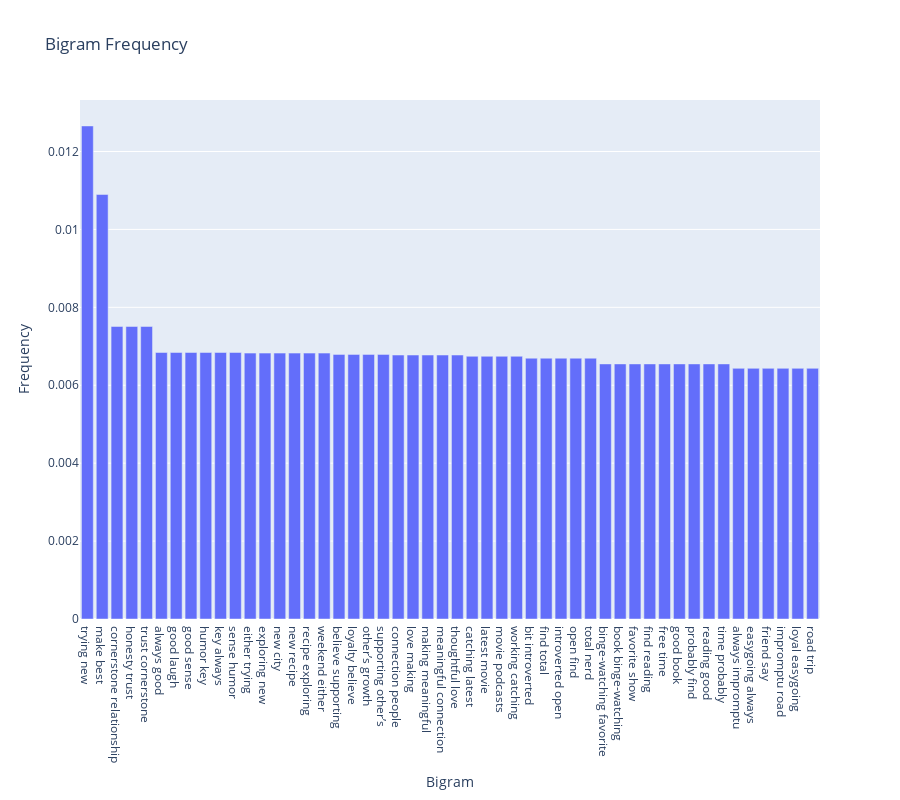

This figure's notebook cell:
### Code cell
# Create DataFrame
df_bigrams = pd.DataFrame(bigrams, columns=['Bigram', 'Frequency'])

# Create the bar chart
fig = px.bar(df_bigrams, x='Bigram', y='Frequency', title="Bigram Frequency", labels={'Bigram': 'Bigram', 'Frequency': 'Frequency'}, height=800)

# Display the chart
fig.show()

### Figure 1 — Plotly figure (JSON) as saved in the notebook; plotly's stock layout.template omitted (floating-point values rounded to 4 significant figures)
{"data": [{"alignmentgroup": "True", "hovertemplate": "Bigram=%{x}<br>Frequency=%{y}<extra></extra>", "legendgroup": "", "marker": {"color": "#636efa", "pattern": {"shape": ""}}, "name": "", "offsetgroup": "", "orientation": "v", "showlegend": false, "textposition": "auto", "type": "bar", "x": ["trying new", "make best", "cornerstone relationship", "honesty trust", "trust cornerstone", "always good", "good laugh", "good sense", "humor key", "key always", "sense humor", "either trying", "exploring new", "new city", "new recipe", "recipe exploring", "weekend either", "believe supporting", "loyalty believe", "other’s growth", "supporting other’s", "connection people", "love making", "making meaningful", "meaningful connection", "thoughtful love", "catching latest", "latest movie", "movie podcasts", "working catching", "bit introverted", "find total", "introverted open", "open find", "total nerd", "binge-watching favorite", "book binge-watching", "favorite show", "find reading", "free time", "good book", "probably find", "reading good", "time probably", "always impromptu", "easygoing always", "friend say", "impromptu road", "loyal easygoing", "road trip"], "xaxis": "x", "y": [0.01266, 0.0109, 0.007509, 0.007509, 0.007509, 0.006841, 0.006841, 0.006841, 0.006841, 0.006841, 0.006841, 0.006825, 0.006825, 0.006825, 0.006825, 0.006825, 0.006825, 0.006792, 0.006792, 0.006792, 0.006792, 0.006776, 0.006776, 0.006776, 0.006776, 0.006776, 0.006743, 0.006743, 0.006743, 0.006743, 0.006694, 0.006694, 0.006694, 0.006694, 0.006694, 0.006548, 0.006548, 0.006548, 0.006548, 0.006548, 0.006548, 0.006548, 0.006548, 0.006548, 0.006434, 0.006434, 0.006434, 0.006434, 0.006434, 0.006434], "yaxis": "y"}], "layout": {"barmode": "relative", "height": 800, "legend": {"tracegroupgap": 0}, "title": {"text": "Bigram Frequency"}, "xaxis": {"anchor": "y", "domain": [0, 1], "title": {"text": "Bigram"}}, "yaxis": {"anchor": "x", "domain": [0, 1], "title": {"text": "Frequency"}}}}
